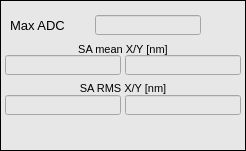
   <widget class="caFrame" name="caframe_3">
    <property name="geometry">
     <rect>
      <x>5</x>
      <y>325</y>
      <width>246</width>
      <height>151</height>
     </rect>
    </property>
    <property name="styleSheet">
     <string notr="true">background-color: rgb(231, 231, 231);</string>
    </property>
    <property name="frameShape">
     <enum>QFrame::Box</enum>
    </property>
    <property name="frameShadow">
     <enum>QFrame::Plain</enum>
    </property>
    <property name="lineWidth">
     <number>1</number>
    </property>
    <property name="midLineWidth">
     <number>1</number>
    </property>
    <property name="background">
     <color>
      <red>0</red>
      <green>0</green>
      <blue>0</blue>
     </color>
    </property>
    <property name="backgroundMode">
     <enum>caFrame::Filled</enum>
    </property>
    <widget class="QLabel" name="label_21">
     <property name="geometry">
      <rect>
       <x>5</x>
       <y>39</y>
       <width>236</width>
       <height>21</height>
      </rect>
     </property>
     <property name="font">
      <font>
       <pointsize>8</pointsize>
      </font>
     </property>
     <property name="text">
      <string>SA mean X/Y [nm]</string>
     </property>
     <property name="alignment">
      <set>Qt::AlignCenter</set>
     </property>
    </widget>
    <widget class="QLabel" name="label_23">
     <property name="geometry">
      <rect>
       <x>5</x>
       <y>80</y>
       <width>236</width>
       <height>16</height>
      </rect>
     </property>
     <property name="font">
      <font>
       <pointsize>8</pointsize>
      </font>
     </property>
     <property name="text">
      <string>SA RMS X/Y [nm]</string>
     </property>
     <property name="alignment">
      <set>Qt::AlignCenter</set>
     </property>
    </widget>
    <widget class="QLabel" name="label_25">
     <property name="geometry">
      <rect>
       <x>10</x>
       <y>15</y>
       <width>86</width>
       <height>20</height>
      </rect>
     </property>
     <property name="font">
      <font>
       <pointsize>10</pointsize>
      </font>
     </property>
     <property name="text">
      <string>Max ADC</string>
     </property>
    </widget>
    <widget class="caRelatedDisplay" name="statistics">
     <property name="geometry">
      <rect>
       <x>85</x>
       <y>120</y>
       <width>71</width>
       <height>21</height>
      </rect>
     </property>
     <property name="font">
      <font>
       <family>Sans Serif</family>
       <pointsize>10</pointsize>
      </font>
     </property>
     <property name="background">
      <color>
       <red>252</red>
       <green>220</green>
       <blue>123</blue>
      </color>
     </property>
     <property name="labels">
      <string notr="true">More</string>
     </property>
     <property name="files">
      <string notr="true">statistics</string>
     </property>
     <property name="args">
      <string notr="true">BPM=$(BPM)</string>
     </property>
     <property name="fontScaleMode">
      <enum>EPushButton::WidthAndHeight</enum>
     </property>
    </widget>
    <widget class="caLineEdit" name="calineedit_20">
     <property name="geometry">
      <rect>
       <x>95</x>
       <y>15</y>
       <width>106</width>
       <height>20</height>
      </rect>
     </property>
     <property name="font">
      <font>
       <family>Sans Serif</family>
       <pointsize>10</pointsize>
      </font>
     </property>
     <property name="alignment">
      <set>Qt::AlignCenter</set>
     </property>
     <property name="readOnly">
      <bool>true</bool>
     </property>
     <property name="channel" stdset="0">
      <string notr="true">$(BPM):maxadc</string>
     </property>
     <property name="foreground">
      <color>
       <red>0</red>
       <green>0</green>
       <blue>0</blue>
      </color>
     </property>
     <property name="background">
      <color>
       <red>255</red>
       <green>255</green>
       <blue>255</blue>
      </color>
     </property>
     <property name="colorMode">
      <enum>caLineEdit::Static</enum>
     </property>
     <property name="frameLineWidth" stdset="0">
      <number>1</number>
     </property>
     <property name="fontScaleMode">
      <enum>caLineEdit::WidthAndHeight</enum>
     </property>
     <property name="unitsEnabled">
      <bool>true</bool>
     </property>
    </widget>
    <widget class="caLineEdit" name="calineedit_21">
     <property name="geometry">
      <rect>
       <x>5</x>
       <y>55</y>
       <width>116</width>
       <height>20</height>
      </rect>
     </property>
     <property name="font">
      <font>
       <family>Sans Serif</family>
       <pointsize>10</pointsize>
      </font>
     </property>
     <property name="alignment">
      <set>Qt::AlignCenter</set>
     </property>
     <property name="readOnly">
      <bool>true</bool>
     </property>
     <property name="channel" stdset="0">
      <string notr="true">$(BPM):stat:sa:x_mean</string>
     </property>
     <property name="foreground">
      <color>
       <red>0</red>
       <green>0</green>
       <blue>0</blue>
      </color>
     </property>
     <property name="background">
      <color>
       <red>255</red>
       <green>255</green>
       <blue>255</blue>
      </color>
     </property>
     <property name="colorMode">
      <enum>caLineEdit::Static</enum>
     </property>
     <property name="frameLineWidth" stdset="0">
      <number>1</number>
     </property>
     <property name="fontScaleMode">
      <enum>caLineEdit::WidthAndHeight</enum>
     </property>
     <property name="unitsEnabled">
      <bool>true</bool>
     </property>
    </widget>
    <widget class="caLineEdit" name="calineedit_22">
     <property name="geometry">
      <rect>
       <x>125</x>
       <y>55</y>
       <width>116</width>
       <height>20</height>
      </rect>
     </property>
     <property name="font">
      <font>
       <family>Sans Serif</family>
       <pointsize>10</pointsize>
      </font>
     </property>
     <property name="alignment">
      <set>Qt::AlignCenter</set>
     </property>
     <property name="readOnly">
      <bool>true</bool>
     </property>
     <property name="channel" stdset="0">
      <string notr="true">$(BPM):stat:sa:y_mean</string>
     </property>
     <property name="foreground">
      <color>
       <red>0</red>
       <green>0</green>
       <blue>0</blue>
      </color>
     </property>
     <property name="background">
      <color>
       <red>255</red>
       <green>255</green>
       <blue>255</blue>
      </color>
     </property>
     <property name="colorMode">
      <enum>caLineEdit::Static</enum>
     </property>
     <property name="frameLineWidth" stdset="0">
      <number>1</number>
     </property>
     <property name="fontScaleMode">
      <enum>caLineEdit::WidthAndHeight</enum>
     </property>
     <property name="unitsEnabled">
      <bool>true</bool>
     </property>
    </widget>
    <widget class="caLineEdit" name="calineedit_23">
     <property name="geometry">
      <rect>
       <x>5</x>
       <y>95</y>
       <width>116</width>
       <height>20</height>
      </rect>
     </property>
     <property name="font">
      <font>
       <family>Sans Serif</family>
       <pointsize>10</pointsize>
      </font>
     </property>
     <property name="alignment">
      <set>Qt::AlignCenter</set>
     </property>
     <property name="readOnly">
      <bool>true</bool>
     </property>
     <property name="channel" stdset="0">
      <string notr="true">$(BPM):stat:sa:x_std</string>
     </property>
     <property name="foreground">
      <color>
       <red>0</red>
       <green>0</green>
       <blue>0</blue>
      </color>
     </property>
     <property name="background">
      <color>
       <red>255</red>
       <green>255</green>
       <blue>255</blue>
      </color>
     </property>
     <property name="colorMode">
      <enum>caLineEdit::Static</enum>
     </property>
     <property name="frameLineWidth" stdset="0">
      <number>1</number>
     </property>
     <property name="fontScaleMode">
      <enum>caLineEdit::WidthAndHeight</enum>
     </property>
     <property name="unitsEnabled">
      <bool>true</bool>
     </property>
    </widget>
    <widget class="caLineEdit" name="calineedit_24">
     <property name="geometry">
      <rect>
       <x>125</x>
       <y>95</y>
       <width>116</width>
       <height>20</height>
      </rect>
     </property>
     <property name="font">
      <font>
       <family>Sans Serif</family>
       <pointsize>10</pointsize>
      </font>
     </property>
     <property name="alignment">
      <set>Qt::AlignCenter</set>
     </property>
     <property name="readOnly">
      <bool>true</bool>
     </property>
     <property name="channel" stdset="0">
      <string notr="true">$(BPM):stat:sa:y_std</string>
     </property>
     <property name="foreground">
      <color>
       <red>0</red>
       <green>0</green>
       <blue>0</blue>
      </color>
     </property>
     <property name="background">
      <color>
       <red>255</red>
       <green>255</green>
       <blue>255</blue>
      </color>
     </property>
     <property name="colorMode">
      <enum>caLineEdit::Static</enum>
     </property>
     <property name="frameLineWidth" stdset="0">
      <number>1</number>
     </property>
     <property name="fontScaleMode">
      <enum>caLineEdit::WidthAndHeight</enum>
     </property>
     <property name="unitsEnabled">
      <bool>true</bool>
     </property>
    </widget>
   </widget>
